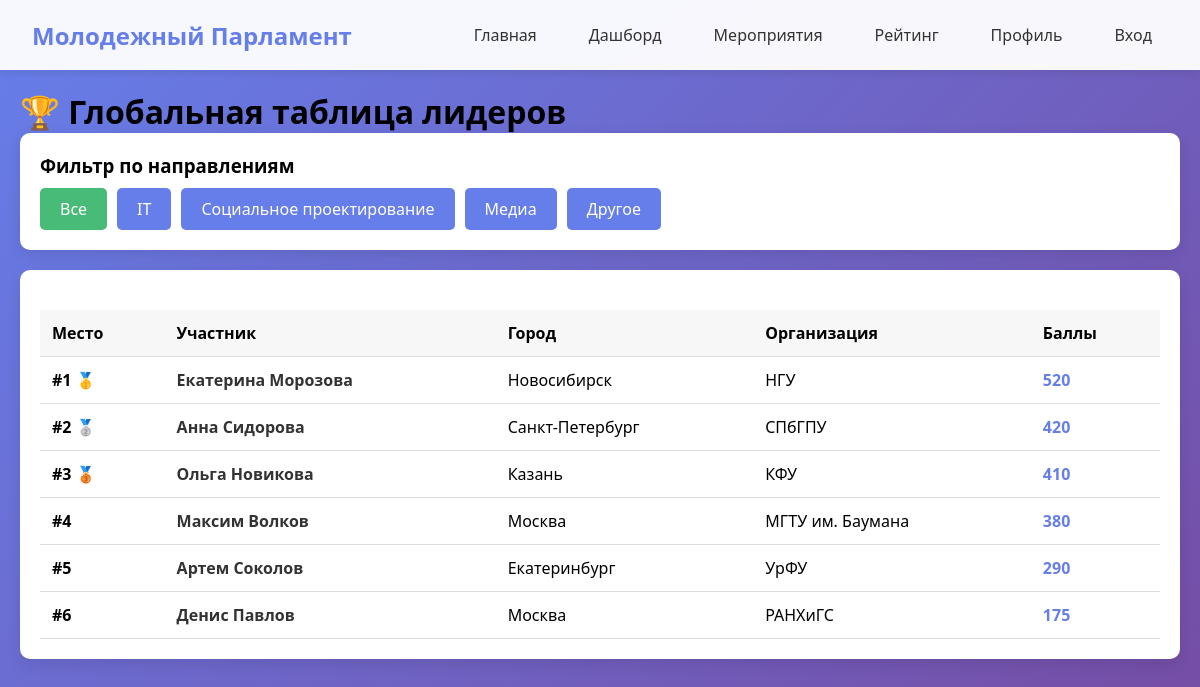
The page /leaderboard.php on the database its author committed.
### tables this page shows
CREATE TABLE `users` (
  `id` int NOT NULL,
  `username` varchar(50) NOT NULL,
  `email` varchar(100) NOT NULL,
  `password` varchar(255) NOT NULL,
  `full_name` varchar(100) NOT NULL,
  `role` enum('participant','organizer','admin','hr') DEFAULT 'participant',
  `city` varchar(100) DEFAULT NULL,
  `age` int DEFAULT NULL,
  `education_org` varchar(200) DEFAULT NULL,
  `team_name` varchar(100) DEFAULT NULL,
  `total_points` int DEFAULT '0',
  `trust_rating` decimal(3,2) DEFAULT '5.00',
  `created_at` timestamp NULL DEFAULT CURRENT_TIMESTAMP,
  `is_active` tinyint(1) DEFAULT '1'
);

### config.php (called while the page is built, shortened)
<?php
function isLoggedIn() {
    return isset($_SESSION['user_id']);
}
?>

### leaderboard.php (the view, shortened to what this page needs)
<?php
require_once 'config.php';
$pdo = getDB();
$category = $_GET['category'] ?? 'all';
$page = isset($_GET['page']) ? (int)$_GET['page'] : 1;
$per_page = 20;
$offset = ($page - 1) * $per_page;
if($category == 'all') {
    $stmt = $pdo->prepare("
        SELECT id, username, full_name, total_points, city, education_org
        FROM users
        WHERE role = 'participant'
        ORDER BY total_points DESC
        LIMIT :limit OFFSET :offset
    ");
    $stmt->bindValue(':limit', $per_page, PDO::PARAM_INT);
    $stmt->bindValue(':offset', $offset, PDO::PARAM_INT);
    $stmt->execute();
    $participants = $stmt->fetchAll();
}
$categories = $pdo->query("SELECT DISTINCT category FROM events")->fetchAll();
?>
<!DOCTYPE html>
<html lang="ru">
<head>
    <link rel="stylesheet" href="style.css">
</head>
<body>
    <nav class="navbar">
        <div class="nav-container">
            <a href="index.php" class="logo">Молодежный Парламент</a>
            <div class="nav-links">
                <a href="index.php">Главная</a>
                <a href="dashboard.php">Дашборд</a>
                <a href="events.php">Мероприятия</a>
                <a href="leaderboard.php">Рейтинг</a>
                <a href="profile.php">Профиль</a>
                <?php if(isLoggedIn()): ?>
                    <a href="logout.php" class="btn btn-danger">Выход</a>
                <?php else: ?>
                    <a href="login.php">Вход</a>
                <?php endif; ?>
            </div>
        </div>
    </nav>
    <div class="container">
        <h1>🏆 Глобальная таблица лидеров</h1>
        <div class="card">
            <h3>Фильтр по направлениям</h3>
            <div style="display: flex; gap: 10px; flex-wrap: wrap; margin-top: 10px;">
                <a href="?category=all&page=1" class="btn <?= $category == 'all' ? 'btn-success' : '' ?>">Все</a>
                <?php foreach($categories as $cat): ?>
                    <a href="?category=<?= urlencode($cat['category']) ?>&page=1" class="btn <?= $category == $cat['category'] ? 'btn-success' : '' ?>">
                        <?= htmlspecialchars($cat['category']) ?>
                    </a>
                <?php endforeach; ?>
            </div>
        </div>
        <div class="card">
            <table class="table">
                <thead>
                    <tr>
                        <th>Место</th>
                        <th>Участник</th>
                        <th>Город</th>
                        <th>Организация</th>
                        <th>Баллы</th>
                    </tr>
                </thead>
                <tbody>
                    <?php foreach($participants as $index => $participant): ?>
                        <tr>
                            <td>
                                <strong>#<?= $offset + $index + 1 ?></strong>
                                <?php if($offset + $index + 1 == 1): ?> 🥇
                                <?php elseif($offset + $index + 1 == 2): ?> 🥈
                                <?php elseif($offset + $index + 1 == 3): ?> 🥉
                                <?php endif; ?>
                            </td>
                            <td>
                                <a href="profile.php?id=<?= $participant['id'] ?>" style="text-decoration: none; color: #333;">
                                    <strong><?= htmlspecialchars($participant['full_name']) ?></strong>
                                </a>
                            </td>
                            <td><?= htmlspecialchars($participant['city'] ?? '-') ?></td>
                            <td><?= htmlspecialchars($participant['education_org'] ?? '-') ?></td>
                            <td><strong style="color: #667eea;"><?= $participant['total_points'] ?></strong></td>
                        </tr>
                    <?php endforeach; ?>
                </tbody>
            </table>
        </div>
    </div>
</body>
</html>

### style.css (style rules this page uses)
* { margin: 0; padding: 0; box-sizing: border-box; }
body { font-family: 'Segoe UI', Tahoma, Geneva, Verdana, sans-serif; background: linear-gradient(135deg, #667eea 0%, #764ba2 100%); min-height: 100vh; }
.container { max-width: 1200px; margin: 0 auto; padding: 20px; }
.navbar { background: rgba(255, 255, 255, 0.95); box-shadow: 0 2px 10px rgba(0,0,0,0.1); position: sticky; top: 0; z-index: 1000; }
.nav-container { max-width: 1200px; margin: 0 auto; padding: 1rem 2rem; display: flex; justify-content: space-between; align-items: center; }
.logo { font-size: 1.5rem; font-weight: bold; color: #667eea; text-decoration: none; }
.nav-links { display: flex; gap: 20px; align-items: center; }
.nav-links a { text-decoration: none; color: #333; padding: 8px 16px; border-radius: 5px; transition: all 0.3s; }
.card { background: white; border-radius: 10px; box-shadow: 0 5px 15px rgba(0,0,0,0.1); padding: 20px; margin-bottom: 20px; transition: transform 0.3s; }
.btn { display: inline-block; padding: 10px 20px; background: #667eea; color: white; border: none; border-radius: 5px; cursor: pointer; font-size: 16px; transition: background 0.3s; text-decoration: none; }
.btn-success { background: #48bb78; }
.table { width: 100%; border-collapse: collapse; margin-top: 20px; }
.table th, .table td { padding: 12px; text-align: left; border-bottom: 1px solid #ddd; }
.table th { background: #f7f7f7; font-weight: 600; }

### rows shown on the page
users: index "1", full_name "Екатерина Морозова", city "Новосибирск", education_org "НГУ", total_points "520"
users: index "2", full_name "Анна Сидорова", city "Санкт-Петербург", education_org "СПбГПУ", total_points "420"
users: index "3", full_name "Ольга Новикова", city "Казань", education_org "КФУ", total_points "410"
users: index "4", full_name "Максим Волков", city "Москва", education_org "МГТУ им. Баумана", total_points "380"
users: index "5", full_name "Артем Соколов", city "Екатеринбург", education_org "УрФУ", total_points "290"
users: index "6", full_name "Денис Павлов", city "Москва", education_org "РАНХиГС", total_points "175"

### other values the page prints
$cat['category'] "IT"
$cat['category'] "Социальное проектирование"
$cat['category'] "Медиа"
$cat['category'] "Другое"
